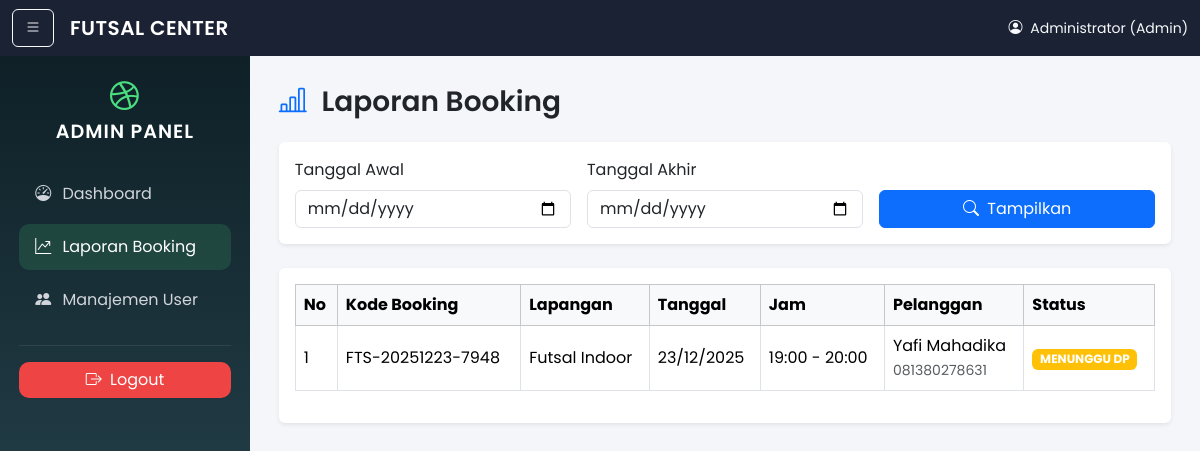
Page /admin/laporan.php (signed in) on the committed database.
### tables this page shows
CREATE TABLE `booking` (
  `id` int(11) NOT NULL,
  `kode_booking` varchar(30) DEFAULT NULL,
  `lapangan_id` int(11) NOT NULL,
  `tanggal` date NOT NULL,
  `jam_mulai` time NOT NULL,
  `jam_selesai` time NOT NULL,
  `nama_pelanggan` varchar(100) NOT NULL,
  `no_hp` varchar(20) NOT NULL,
  `email` varchar(100) DEFAULT NULL,
  `status` enum('MENUNGGU_DP','DP','LUNAS','GAGAL') DEFAULT 'MENUNGGU_DP',
  `dp_wajib` decimal(10,2) DEFAULT NULL,
  `created_at` datetime DEFAULT current_timestamp()
);

CREATE TABLE `lapangan` (
  `id` int(11) NOT NULL,
  `nama` varchar(50) NOT NULL
);

### admin/laporan.php (the view, shortened to what this page needs)
<?php
require_once '../config/koneksi.php';
$tgl_awal = $_GET['tgl_awal'] ?? '';
$tgl_akhir = $_GET['tgl_akhir'] ?? '';
$where = "";
$sql = "
    SELECT b.*, l.nama AS nama_lapangan
    FROM booking b
    JOIN lapangan l ON b.lapangan_id = l.id
    $where
    ORDER BY b.tanggal DESC, b.jam_mulai DESC
";
$stmt = $koneksi->prepare($sql);
$stmt->execute();
$data = $stmt->get_result();
?>
<h3 class="fw-semibold mb-4">
    <i class="bi bi-bar-chart-line me-2 text-primary"></i>
    Laporan Booking
</h3>
<div class="card shadow-sm border-0 mb-4">
    <div class="card-body">
        <form method="GET" class="row g-3 align-items-end">
            <div class="col-md-4">
                <label class="form-label">Tanggal Awal</label>
                <input type="date" name="tgl_awal" class="form-control" value="<?= htmlspecialchars($tgl_awal) ?>">
            </div>
            <div class="col-md-4">
                <label class="form-label">Tanggal Akhir</label>
                <input type="date" name="tgl_akhir" class="form-control" value="<?= htmlspecialchars($tgl_akhir) ?>">
            </div>
            <div class="col-md-4">
                <button class="btn btn-primary w-100">
                    <i class="bi bi-search me-1"></i> Tampilkan
                </button>
            </div>
        </form>
    </div>
</div>
<div class="card shadow-sm border-0">
    <div class="card-body table-responsive">
        <table class="table table-bordered align-middle">
            <thead class="table-light">
                <tr>
                    <th>No</th>
                    <th>Kode Booking</th>
                    <th>Lapangan</th>
                    <th>Tanggal</th>
                    <th>Jam</th>
                    <th>Pelanggan</th>
                    <th>Status</th>
                </tr>
            </thead>
            <tbody>
                <?php $no = 1;
                while ($row = $data->fetch_assoc()): ?>
                    <?php
                    $badge = match ($row['status']) {
                        'MENUNGGU_DP' => 'warning',
                        'DP' => 'info',
                        'LUNAS' => 'success',
                        'GAGAL' => 'danger',
                        default => 'secondary'
                    };
                    ?>
                    <tr>
                        <td><?= $no++ ?></td>
                        <td><?= $row['kode_booking'] ?></td>
                        <td><?= $row['nama_lapangan'] ?></td>
                        <td><?= date('d/m/Y', strtotime($row['tanggal'])) ?></td>
                        <td>
                            <?= substr($row['jam_mulai'], 0, 5) ?> -
                            <?= substr($row['jam_selesai'], 0, 5) ?>
                        </td>
                        <td>
                            <?= $row['nama_pelanggan'] ?><br>
                            <small class="text-muted"><?= $row['no_hp'] ?></small>
                        </td>
                        <td>
                            <span class="badge bg-<?= $badge ?>">
                                <?= str_replace('_', ' ', $row['status']) ?>
                            </span>
                        </td>
                    </tr>
                <?php endwhile; ?>
            </tbody>
        </table>
    </div>
</div>
<?php
$content = ob_get_clean();
include 'layout.php';

### admin/layout.php (shortened to what this page needs)
<!doctype html>
<html lang="id">
<head>
    <link href="https://cdn.jsdelivr.net/npm/bootstrap@5.3.2/dist/css/bootstrap.min.css" rel="stylesheet">
    <link href="https://cdn.jsdelivr.net/npm/bootstrap-icons@1.11.3/font/bootstrap-icons.css" rel="stylesheet">
</head>
<body>
    <nav class="navbar navbar-dark topbar">
        <div class="container-fluid">
            <button class="btn btn-outline-light" id="sidebarToggle">
                <i class="bi bi-list"></i>
            </button>
            <span class="navbar-brand ms-3">
                FUTSAL CENTER
            </span>
            <span class="text-light ms-auto small">
                <i class="bi bi-person-circle me-1"></i>
                <?= $_SESSION['nama'] ?> (<?= ucfirst($_SESSION['role']) ?>)
            </span>
        </div>
    </nav>
    <div class="wrapper">
        <aside id="sidebar">
            <div class="sidebar-brand">
                <i class="bi bi-dribbble"></i><br>
                ADMIN PANEL
            </div>
            <ul class="nav flex-column">
                <li class="nav-item">
                    <a href="dashboard.php"
                        class="nav-link <?= basename($_SERVER['PHP_SELF']) == 'dashboard.php' ? 'active' : '' ?>">
                        <i class="bi bi-speedometer"></i>
                        Dashboard
                    </a>
                </li>
                <li class="nav-item">
                    <a href="laporan.php"
                        class="nav-link <?= basename($_SERVER['PHP_SELF']) == 'laporan.php' ? 'active' : '' ?>">
                        <i class="bi bi-graph-up-arrow"></i>
                        Laporan Booking
                    </a>
                </li>
                <li class="nav-item">
                    <a href="users.php"
                        class="nav-link <?= basename($_SERVER['PHP_SELF']) == 'users.php' ? 'active' : '' ?>">
                        <i class="bi bi-people-fill"></i>
                        Manajemen User
                    </a>
                </li>
            </ul>
            <hr class="text-secondary">
            <a href="../logout.php" class="btn btn-logout w-100 text-white">
                <i class="bi bi-box-arrow-right me-1"></i> Logout
            </a>
        </aside>
        <main id="main-content">
            <?= $content ?>
        </main>
    </div>
</body>
</html>

### admin/layout.php (style rules this page uses)
body { font-family: 'Poppins', sans-serif; background: #f4f6f9; }
.wrapper { display: flex; min-height: 100vh; }
#sidebar { width: 250px; background: linear-gradient(180deg, #0f2027, #203a43, #2c5364); color: #fff; padding: 1.2rem; transition: margin-left .3s ease; }
.sidebar-brand { font-size: 1.2rem; font-weight: 600; letter-spacing: 1px; margin-bottom: 1.5rem; text-align: center; }
.sidebar-brand i { font-size: 1.8rem; color: #4ade80; }
#sidebar .nav-link { color: #d1d5db; border-radius: 10px; padding: .7rem 1rem; margin-bottom: .4rem; display: flex; align-items: center; gap: .7rem; }
#sidebar .nav-link.active, #sidebar .nav-link:hover { background: rgba(74, 222, 128, 0.15); color: #fff; }
.topbar { background: rgba(15, 23, 42, 0.95); backdrop-filter: blur(8px); }
.topbar .navbar-brand { font-weight: 600; letter-spacing: .5px; }
#main-content { flex: 1; padding: 1.8rem; }
.btn-logout { background: #ef4444; border: none; border-radius: 10px; }

### rows in the picture
booking: kode_booking "FTS-20251223-7948", lapangan.nama "Futsal Indoor", tanggal "23/12/2025", jam_mulai "19:00", jam_selesai "20:00", nama_pelanggan "Yafi Mahadika", no_hp "081380278631", status "MENUNGGU DP"

### other values in the picture
$_SESSION['nama'] "Administrator"
$_SESSION['role'] "Admin"
